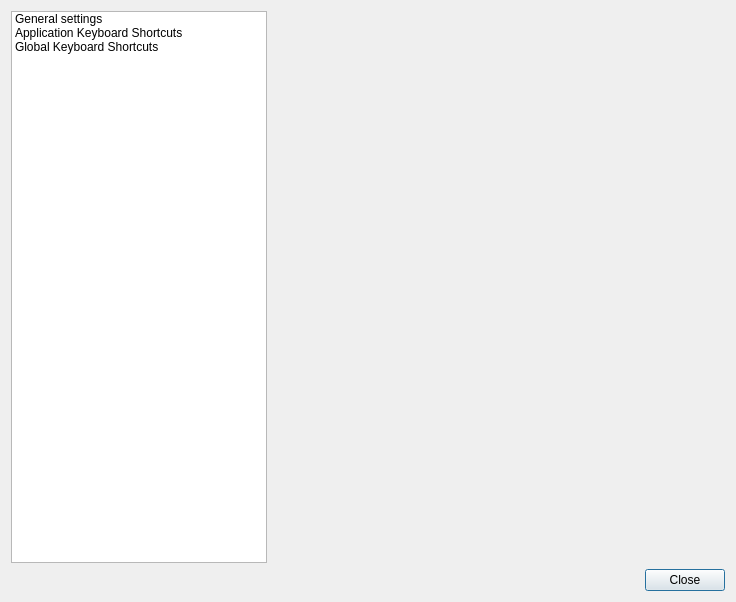
<?xml version="1.0" encoding="UTF-8"?>
<ui version="4.0">
 <class>SettingsDialog</class>
 <widget class="QDialog" name="SettingsDialog">
  <property name="geometry">
   <rect>
    <x>0</x>
    <y>0</y>
    <width>736</width>
    <height>602</height>
   </rect>
  </property>
  <property name="windowTitle">
   <string>Dialog</string>
  </property>
  <layout class="QGridLayout" name="gridLayout">
   <item row="0" column="1">
    <widget class="QStackedWidget" name="pagesStack">
     <property name="currentIndex">
      <number>0</number>
     </property>
     <widget class="ApplicationSettingsPage" name="applicationSettings"/>
     <widget class="ApplicationShortcutsPage" name="keyboardSettings"/>
     <widget class="GlobalShortcutsPage" name="globalKeyboardSettings"/>
    </widget>
   </item>
   <item row="0" column="0">
    <widget class="QListWidget" name="pagesList">
     <property name="sizePolicy">
      <sizepolicy hsizetype="Minimum" vsizetype="Expanding">
       <horstretch>0</horstretch>
       <verstretch>0</verstretch>
      </sizepolicy>
     </property>
     <property name="minimumSize">
      <size>
       <width>64</width>
       <height>0</height>
      </size>
     </property>
     <property name="autoScrollMargin">
      <number>14</number>
     </property>
     <property name="editTriggers">
      <set>QAbstractItemView::NoEditTriggers</set>
     </property>
     <property name="showDropIndicator" stdset="0">
      <bool>false</bool>
     </property>
     <item>
      <property name="text">
       <string>General settings</string>
      </property>
     </item>
     <item>
      <property name="text">
       <string>Application Keyboard Shortcuts</string>
      </property>
     </item>
     <item>
      <property name="text">
       <string>Global Keyboard Shortcuts</string>
      </property>
     </item>
    </widget>
   </item>
   <item row="1" column="0" colspan="2">
    <widget class="QDialogButtonBox" name="buttonBox">
     <property name="orientation">
      <enum>Qt::Horizontal</enum>
     </property>
     <property name="standardButtons">
      <set>QDialogButtonBox::Close</set>
     </property>
    </widget>
   </item>
  </layout>
 </widget>
 <customwidgets>
  <customwidget>
   <class>ApplicationSettingsPage</class>
   <extends>QWidget</extends>
   <header>settingsDialog/ApplicationSettingsPage.h</header>
   <container>1</container>
  </customwidget>
  <customwidget>
   <class>ApplicationShortcutsPage</class>
   <extends>QWidget</extends>
   <header>settingsDialog/ApplicationShortcutsPage.h</header>
   <container>1</container>
  </customwidget>
  <customwidget>
   <class>GlobalShortcutsPage</class>
   <extends>QWidget</extends>
   <header>settingsDialog/GlobalShortcutsPage.h</header>
   <container>1</container>
  </customwidget>
 </customwidgets>
 <resources/>
 <connections>
  <connection>
   <sender>buttonBox</sender>
   <signal>accepted()</signal>
   <receiver>SettingsDialog</receiver>
   <slot>accept()</slot>
   <hints>
    <hint type="sourcelabel">
     <x>248</x>
     <y>254</y>
    </hint>
    <hint type="destinationlabel">
     <x>157</x>
     <y>274</y>
    </hint>
   </hints>
  </connection>
  <connection>
   <sender>buttonBox</sender>
   <signal>rejected()</signal>
   <receiver>SettingsDialog</receiver>
   <slot>reject()</slot>
   <hints>
    <hint type="sourcelabel">
     <x>316</x>
     <y>260</y>
    </hint>
    <hint type="destinationlabel">
     <x>286</x>
     <y>274</y>
    </hint>
   </hints>
  </connection>
  <connection>
   <sender>pagesList</sender>
   <signal>currentRowChanged(int)</signal>
   <receiver>pagesStack</receiver>
   <slot>setCurrentIndex(int)</slot>
   <hints>
    <hint type="sourcelabel">
     <x>133</x>
     <y>278</y>
    </hint>
    <hint type="destinationlabel">
     <x>498</x>
     <y>278</y>
    </hint>
   </hints>
  </connection>
 </connections>
</ui>
